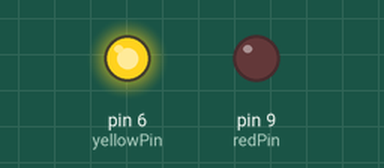
Bench run of a sketch on a simulated Arduino Uno, built with avr-gcc and run on an emulated ATmega328P. On the bench: output pins drawn as LEDs (lit = HIGH).

Above: at 0.12 s.
At 2.62 s:
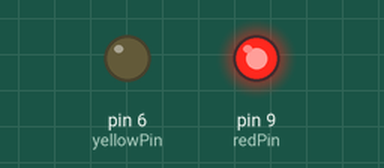
At 4.87 s:
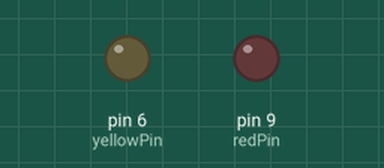
Timing chart, 0 to 5.2 s (numbered marks = the images above):
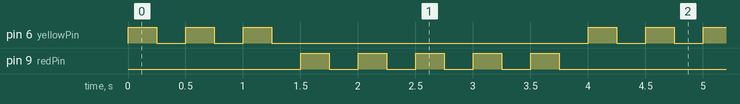

Measured:
- by itself, pin 6 (yellowPin): repeats every 4.0 s: 2 × (LOW 0.25 s, HIGH 0.25 s), LOW 2.8 s, HIGH 0.25 s
- by itself, pin 9 (redPin): repeats every 4.0 s: 4 × (LOW 0.25 s, HIGH 0.25 s), LOW 1.8 s, HIGH 0.25 s
- by itself, everything shown: repeats every 4.0 s, in 16 steps

The sketch:

For_Loops.ino
```cpp
int yellowPin = 6;
int redPin = 9;
int delayY = 250;
int delayR = 250;
int YellowBlink = 3;
int RedBlink = 5;
int j;
// couldve used different delay time variables for future flexibility
void setup() {
  // put your setup code here, to run once:
  pinMode(yellowPin, OUTPUT);
  pinMode(redPin, OUTPUT);
  Serial.begin(9600);
}

void loop() {
    for(j=1;j<=YellowBlink;j=j+1){
  digitalWrite(yellowPin, HIGH);
  delay(delayY);
  digitalWrite(yellowPin, LOW);
  delay(delayY);
    }
    for(j=1;j<=RedBlink;j=j+1){
  digitalWrite(redPin,HIGH);
  delay(delayR);
  digitalWrite(redPin,LOW);
  delay(delayR);
    }
}
```
